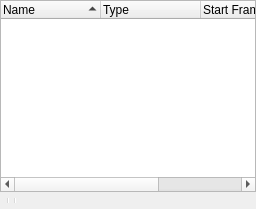
  <widget class="QDockWidget" name="temporalFiltersDock">
   <property name="windowTitle">
    <string>Temporal Filters</string>
   </property>
   <attribute name="dockWidgetArea">
    <number>2</number>
   </attribute>
   <widget class="QWidget" name="dockWidgetContents_2">
    <layout class="QVBoxLayout" name="verticalLayout_13">
     <property name="spacing">
      <number>0</number>
     </property>
     <property name="margin">
      <number>0</number>
     </property>
     <item>
      <widget class="QTreeWidget" name="temporalFilterTree">
       <property name="editTriggers">
        <set>QAbstractItemView::DoubleClicked|QAbstractItemView::EditKeyPressed|QAbstractItemView::SelectedClicked</set>
       </property>
       <property name="alternatingRowColors">
        <bool>true</bool>
       </property>
       <property name="selectionMode">
        <enum>QAbstractItemView::ExtendedSelection</enum>
       </property>
       <property name="rootIsDecorated">
        <bool>false</bool>
       </property>
       <property name="uniformRowHeights">
        <bool>true</bool>
       </property>
       <property name="sortingEnabled">
        <bool>true</bool>
       </property>
       <property name="allColumnsShowFocus">
        <bool>true</bool>
       </property>
       <column>
        <property name="text">
         <string>Name</string>
        </property>
       </column>
       <column>
        <property name="text">
         <string>Type</string>
        </property>
       </column>
       <column>
        <property name="text">
         <string>Start Frame</string>
        </property>
       </column>
       <column>
        <property name="text">
         <string> End Frame</string>
        </property>
       </column>
      </widget>
     </item>
     <item>
      <widget class="QToolBar" name="temporalFilterToolBar">
       <property name="windowTitle">
        <string>Temporal Filter Tool Bar</string>
       </property>
       <property name="toolButtonStyle">
        <enum>Qt::ToolButtonFollowStyle</enum>
       </property>
       <addaction name="actionTemporalFilterAdd"/>
       <addaction name="separator"/>
       <addaction name="actionTemporalFilterSetStart"/>
       <addaction name="actionTemporalFilterSetEnd"/>
       <addaction name="separator"/>
       <addaction name="actionTemporalFilterRemoveSelected"/>
       <addaction name="actionTemporalFilterRemoveAll"/>
      </widget>
     </item>
    </layout>
   </widget>
  </widget>
